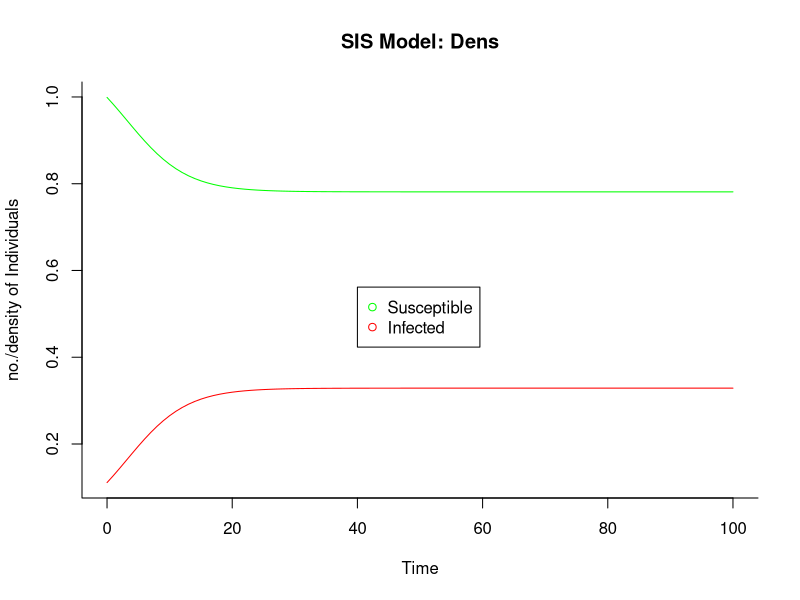

This chart was generated by the following R code:
   #X, Y, and Z are the initial *totals* of susceptible, infected, and recovered number/density of individuals
                                        #Derivative-solving library
                                        #All parameters must be positive. Remember, X, Y and mu all refer to numbers; rho ≤ 1 as it is a probability.
library(deSolve)
sisdens<-function(time, state, parameters)     #Solve XYZ equations
{ with(as.list(c(state, parameters)),
   {
       N <- S + I
       dS <- gamma*I - (beta*S*I)
       dI <- (beta*S*I) - (gamma*I)
       return(list(c(dS, dI)))
   })
}
parms<- c(
          beta= .64,    # transmission rate Ro=beta/gamma
          gamma= 0.5)  # recovery rate


N = 1.0           # total pop
S = .999           # initial no./density susceptible
I = .111          # initial no./density infected

yini<- c(S=S,I=I)

ND<- seq(0,100,by=1)             #time sequence to use

out <- as.data.frame(ode(func = sisdens, y=yini, parms = parms, times=ND))
out

                                        #Plot values and add legend
graph.colors = c(rgb(0,1,0), rgb(1,0,0))
matplot(out[,1], out[,-1], lty=1, type = "l", xlab = "Time", ylab = "no./density of Individuals", main = "SIS Model: Dens", bty = "l", lwd=1, col = graph.colors)
legend(40, 0.7,c("Susceptible", "Infected"), pch=1, col=graph.colors, xjust=0, yjust=2)
